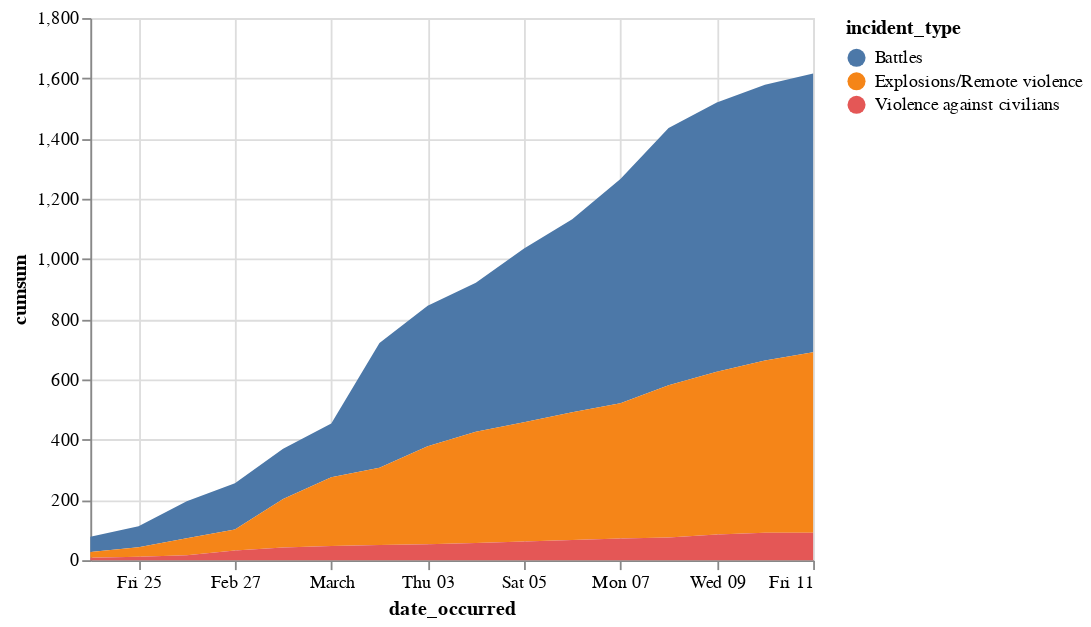

Notebook cell for this chart:
### Markdown cell above
#### Try to make it cumulative

### Code cell
alt.Chart(fatalities_df).mark_area().encode(
    x="date_occurred:T", y="cumsum:Q", color="incident_type:N"
)

### Figure 1 — Vega-Lite specification as saved in the notebook (floating-point values rounded to 4 significant figures)
{"config": {"view": {"continuousWidth": 400, "continuousHeight": 300}}, "data": {"name": "data-aa57da395c6c98fca7a98ebabfadb92e"}, "mark": "area", "encoding": {"color": {"type": "nominal", "field": "incident_type"}, "x": {"type": "temporal", "field": "date_occurred"}, "y": {"type": "quantitative", "field": "cumsum"}}, "$schema": "https://vega.github.io/schema/vega-lite/v4.8.1.json", "datasets": {"data-aa57da395c6c98fca7a98ebabfadb92e": [{"date_occurred": "2022-02-24", "incident_type": "Battles", "fatalities": 51.0, "cumsum": 51.0}, {"date_occurred": "2022-02-25", "incident_type": "Battles", "fatalities": 19.0, "cumsum": 70.0}, {"date_occurred": "2022-02-26", "incident_type": "Battles", "fatalities": 53.0, "cumsum": 123.0}, {"date_occurred": "2022-02-27", "incident_type": "Battles", "fatalities": 30.0, "cumsum": 153.0}, {"date_occurred": "2022-02-28", "incident_type": "Battles", "fatalities": 14.0, "cumsum": 167.0}, {"date_occurred": "2022-03-01", "incident_type": "Battles", "fatalities": 12.0, "cumsum": 179.0}, {"date_occurred": "2022-03-02", "incident_type": "Battles", "fatalities": 235.0, "cumsum": 414.0}, {"date_occurred": "2022-03-03", "incident_type": "Battles", "fatalities": 53.0, "cumsum": 467.0}, {"date_occurred": "2022-03-04", "incident_type": "Battles", "fatalities": 28.0, "cumsum": 495.0}, {"date_occurred": "2022-03-05", "incident_type": "Battles", "fatalities": 82.0, "cumsum": 577.0}, {"date_occurred": "2022-03-06", "incident_type": "Battles", "fatalities": 64.0, "cumsum": 641.0}, {"date_occurred": "2022-03-07", "incident_type": "Battles", "fatalities": 104.0, "cumsum": 745.0}, {"date_occurred": "2022-03-08", "incident_type": "Battles", "fatalities": 109.0, "cumsum": 854.0}, {"date_occurred": "2022-03-09", "incident_type": "Battles", "fatalities": 40.0, "cumsum": 894.0}, {"date_occurred": "2022-03-10", "incident_type": "Battles", "fatalities": 22.0, "cumsum": 916.0}, {"date_occurred": "2022-03-11", "incident_type": "Battles", "fatalities": 10.0, "cumsum": 926.0}, {"date_occurred": "2022-02-24", "incident_type": "Explosions/Remote violence", "fatalities": 19.0, "cumsum": 19.0}, {"date_occurred": "2022-02-25", "incident_type": "Explosions/Remote violence", "fatalities": 13.0, "cumsum": 32.0}, {"date_occurred": "2022-02-26", "incident_type": "Explosions/Remote violence", "fatalities": 25.0, "cumsum": 57.0}, {"date_occurred": "2022-02-27", "incident_type": "Explosions/Remote violence", "fatalities": 13.0, "cumsum": 70.0}, {"date_occurred": "2022-02-28", "incident_type": "Explosions/Remote violence", "fatalities": 91.0, "cumsum": 161.0}, {"date_occurred": "2022-03-01", "incident_type": "Explosions/Remote violence", "fatalities": 67.0, "cumsum": 228.0}, {"date_occurred": "2022-03-02", "incident_type": "Explosions/Remote violence", "fatalities": 29.0, "cumsum": 257.0}, {"date_occurred": "2022-03-03", "incident_type": "Explosions/Remote violence", "fatalities": 68.0, "cumsum": 325.0}, {"date_occurred": "2022-03-04", "incident_type": "Explosions/Remote violence", "fatalities": 44.0, "cumsum": 369.0}, {"date_occurred": "2022-03-05", "incident_type": "Explosions/Remote violence", "fatalities": 27.0, "cumsum": 396.0}, {"date_occurred": "2022-03-06", "incident_type": "Explosions/Remote violence", "fatalities": 28.0, "cumsum": 424.0}, {"date_occurred": "2022-03-07", "incident_type": "Explosions/Remote violence", "fatalities": 25.0, "cumsum": 449.0}, {"date_occurred": "2022-03-08", "incident_type": "Explosions/Remote violence", "fatalities": 57.0, "cumsum": 506.0}, {"date_occurred": "2022-03-09", "incident_type": "Explosions/Remote violence", "fatalities": 35.0, "cumsum": 541.0}, {"date_occurred": "2022-03-10", "incident_type": "Explosions/Remote violence", "fatalities": 31.0, "cumsum": 572.0}, {"date_occurred": "2022-03-11", "incident_type": "Explosions/Remote violence", "fatalities": 27.0, "cumsum": 599.0}, {"date_occurred": "2022-02-24", "incident_type": "Violence against civilians", "fatalities": 8.0, "cumsum": 8.0}, {"date_occurred": "2022-02-25", "incident_type": "Violence against civilians", "fatalities": 3.0, "cumsum": 11.0}, {"date_occurred": "2022-02-26", "incident_type": "Violence against civilians", "fatalities": 5.0, "cumsum": 16.0}, {"date_occurred": "2022-02-27", "incident_type": "Violence against civilians", "fatalities": 16.0, "cumsum": 32.0}, {"date_occurred": "2022-02-28", "incident_type": "Violence against civilians", "fatalities": 10.0, "cumsum": 42.0}, {"date_occurred": "2022-03-01", "incident_type": "Violence against civilians", "fatalities": 5.0, "cumsum": 47.0}, {"date_occurred": "2022-03-02", "incident_type": "Violence against civilians", "fatalities": 3.0, "cumsum": 50.0}, {"date_occurred": "2022-03-03", "incident_type": "Violence against civilians", "fatalities": 3.0, "cumsum": 53.0}, {"date_occurred": "2022-03-04", "incident_type": "Violence against civilians", "fatalities": 4.0, "cumsum": 57.0}, {"date_occurred": "2022-03-05", "incident_type": "Violence against civilians", "fatalities": 5.0, "cumsum": 62.0}, {"date_occurred": "2022-03-06", "incident_type": "Violence against civilians", "fatalities": 5.0, "cumsum": 67.0}, {"date_occurred": "2022-03-07", "incident_type": "Violence against civilians", "fatalities": 5.0, "cumsum": 72.0}, {"date_occurred": "2022-03-08", "incident_type": "Violence against civilians", "fatalities": 3.0, "cumsum": 75.0}, {"date_occurred": "2022-03-09", "incident_type": "Violence against civilians", "fatalities": 10.0, "cumsum": 85.0}, {"date_occurred": "2022-03-10", "incident_type": "Violence against civilians", "fatalities": 6.0, "cumsum": 91.0}, {"date_occurred": "2022-03-11", "incident_type": "Violence against civilians", "fatalities": 0.0, "cumsum": 91.0}]}}
